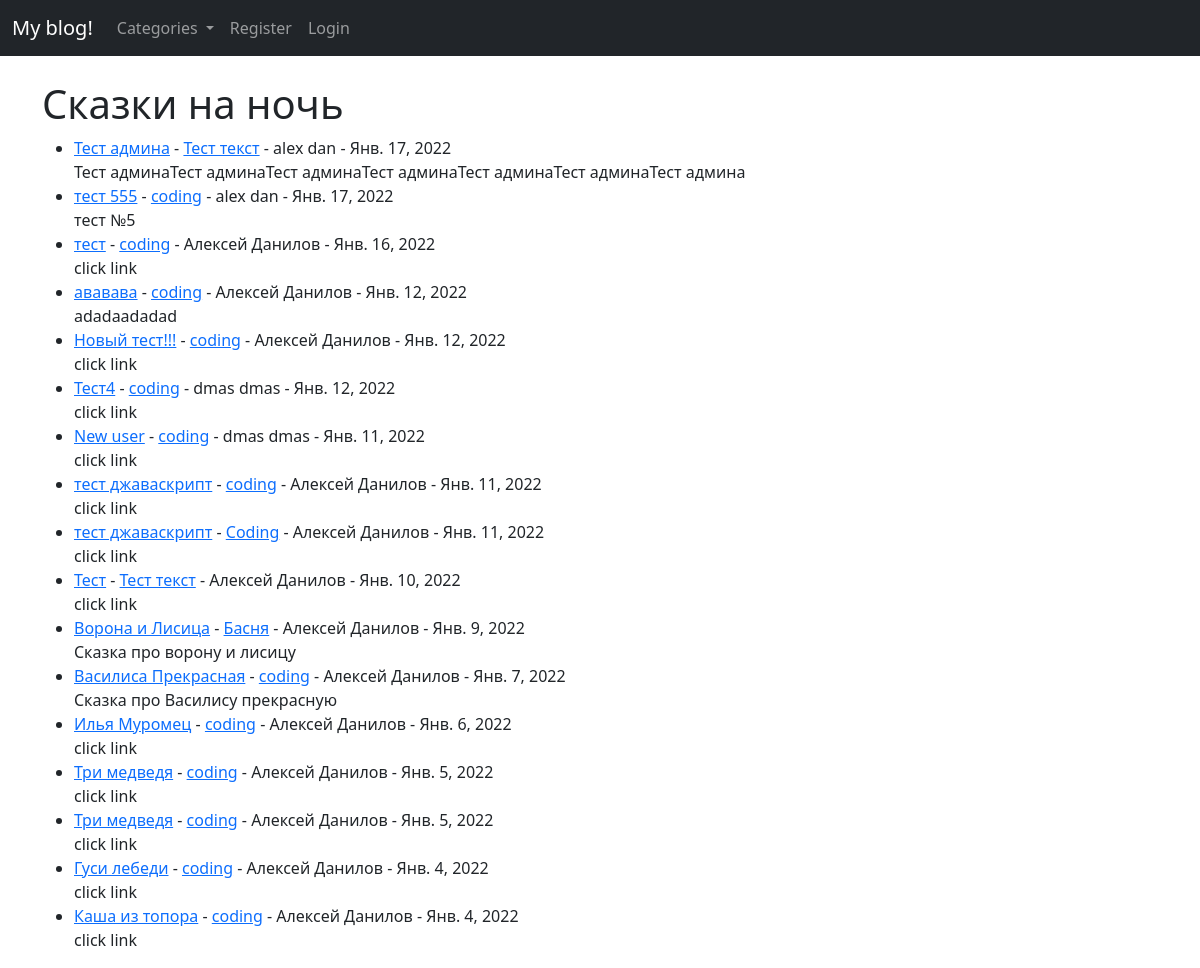
The page / on the database its author committed.
### userblog/models.py (models this page shows, shortened)
class Post(models.Model):
    title = models.CharField('Тема поста', max_length=255)
    title_tag = models.CharField('Заголовок', max_length=255)
    author = models.ForeignKey(User, on_delete=models.CASCADE)
    post_date = models.DateField('Дата создания', auto_now_add=True)
    body = RichTextField(blank=True, null=True)
    category = models.CharField(max_length=255, default='coding')
    snippet = models.CharField(max_length=255)
    likes = models.ManyToManyField(User, related_name='blog_posts')
    class Meta:
        verbose_name = 'Пост'
        verbose_name_plural = 'Посты'
        ordering = ['title']

### userblog/views.py (the view)
# urls.py: path('', HomeView.as_view(), name='home'),
class HomeView(ListView):
    model = Post
    template_name = 'home.html'
    ordering = ['-post_date']
    def get_context_data(self, *args, **kwargs):
        cat_menu = Category.objects.all()
        context = super(HomeView, self).get_context_data(*args, **kwargs)
        context['cat_menu'] = cat_menu
        return context

### userblog/models.py (called while the page is built)
    def __str__(self):
        return self.name

### userblog/templates/home.html (shortened to what this page needs)
{% extends 'base.html' %}
{% block content %}
<h1>Сказки на ночь</h1>
<ul>
    {% for post in object_list %}
    <li><a href="{% url 'article-detail' post.pk %}">
        {{ post.title }}</a>
        - <a href="{% url 'category' post.category %}">{{ post.category }}</a>
        - {{ post.author.first_name }}
        {{ post.author.last_name }}
        - {{ post.post_date }}
        <br/>
        {{ post.snippet }}
    </li>
    {% endfor %}
</ul>
{% endblock %}

### userblog/templates/base.html (shortened to what this page needs)
<!doctype html>
<html lang="en">
<head>
    <link href="https://cdn.jsdelivr.net/npm/bootstrap@5.1.3/dist/css/bootstrap.min.css" rel="stylesheet"
>
</head>
<body>
<nav class="navbar navbar-expand-lg navbar-dark bg-dark">
    <div class="container-fluid">
        <a class="navbar-brand" href="{% url 'home' %}">My blog!</a>
        <div class="collapse navbar-collapse" id="navbarSupportedContent">
            <ul class="navbar-nav me-auto mb-2 mb-lg-0">
                {% if cat_menu %}
                <li class="nav-item dropdown">
                    <a class="nav-link dropdown-toggle" href="#" id="navbarDropdown" role="button"
                       data-bs-toggle="dropdown" aria-expanded="false">
                        Categories
                    </a>
                </li>
                {% else %}
                <li class="nav-item">
                    <a class="nav-link" href="{% url 'category-list' %}">Categories</a>
                </li>
                {% endif %}
                {% if user.is_authenticated %}
                <li class="nav-item">
                    <a class="nav-link" href="{% url 'add_post' %}">Add post</a>
                </li>
                <li class="nav-item">
                    <a class="nav-link" href="{% url 'add_category' %}">Add category</a>
                </li>
                 <li class="nav-item">
                    <a class="nav-link" href="{% url 'edit_profile' %}">Edit Profile</a>
                </li>
                <li class="nav-item">
                    <a class="nav-link" href="{% url 'logout' %}">Logout</a>
                </li>
                {% else %}
                <li class="nav-item">
                    <a class="nav-link" href="{% url 'register' %}">Register</a>
                </li>
                <li class="nav-item">
                    <a class="nav-link" href="{% url 'login' %}">Login</a>
                </li>
                {% endif %}
            </ul>
        </div>
    </div>
</nav>
<br/>
<div class="container">
    {% block content %}
    {% endblock %}
</div>
</body>
</html>

### rows shown on the page
Post: title "Тест админа", category "Тест текст", author.first_name "alex", author.last_name "dan", post_date "Янв. 17, 2022", snippet "Тест админаТест админаТест админаТест админаТест админаТест админаТест админа"
Post: title "тест 555", category "coding", author.first_name "alex", author.last_name "dan", post_date "Янв. 17, 2022", snippet "тест №5"
Post: title "тест", category "coding", author.first_name "Алексей", author.last_name "Данилов", post_date "Янв. 16, 2022", snippet "click link"
Post: title "ававава", category "coding", author.first_name "Алексей", author.last_name "Данилов", post_date "Янв. 12, 2022", snippet "adadaadadad"
Post: title "Новый тест!!!", category "coding", author.first_name "Алексей", author.last_name "Данилов", post_date "Янв. 12, 2022", snippet "click link"
Post: title "Тест4", category "coding", author.first_name "dmas", author.last_name "dmas", post_date "Янв. 12, 2022", snippet "click link"
Post: title "New user", category "coding", author.first_name "dmas", author.last_name "dmas", post_date "Янв. 11, 2022", snippet "click link"
Post: title "тест джаваскрипт", category "coding", author.first_name "Алексей", author.last_name "Данилов", post_date "Янв. 11, 2022", snippet "click link"
Post: title "тест джаваскрипт", category "Coding", author.first_name "Алексей", author.last_name "Данилов", post_date "Янв. 11, 2022", snippet "click link"
Post: title "Тест", category "Тест текст", author.first_name "Алексей", author.last_name "Данилов", post_date "Янв. 10, 2022", snippet "click link"
Post: title "Ворона и Лисица", category "Басня", author.first_name "Алексей", author.last_name "Данилов", post_date "Янв. 9, 2022", snippet "Сказка про ворону и лисицу"
Post: title "Василиса Прекрасная", category "coding", author.first_name "Алексей", author.last_name "Данилов", post_date "Янв. 7, 2022", snippet "Сказка про Василису прекрасную"
Post: title "Илья Муромец", category "coding", author.first_name "Алексей", author.last_name "Данилов", post_date "Янв. 6, 2022", snippet "click link"
Post: title "Три медведя", category "coding", author.first_name "Алексей", author.last_name "Данилов", post_date "Янв. 5, 2022", snippet "click link"
Post: title "Три медведя", category "coding", author.first_name "Алексей", author.last_name "Данилов", post_date "Янв. 5, 2022", snippet "click link"
Post: title "Гуси лебеди", category "coding", author.first_name "Алексей", author.last_name "Данилов", post_date "Янв. 4, 2022", snippet "click link"
Post: title "Каша из топора", category "coding", author.first_name "Алексей", author.last_name "Данилов", post_date "Янв. 4, 2022", snippet "click link"
